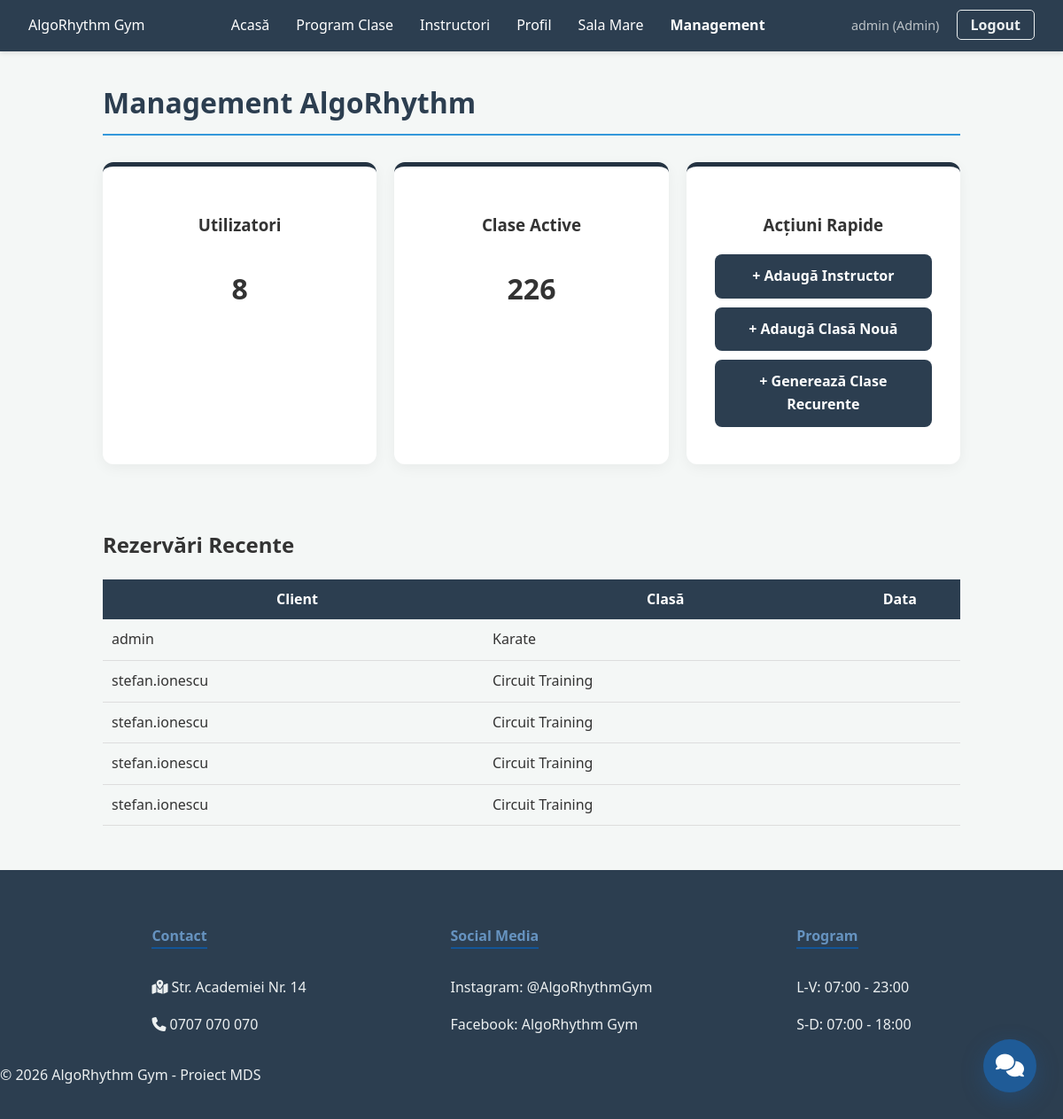
Page /management/ (signed in) on the earlier database version.
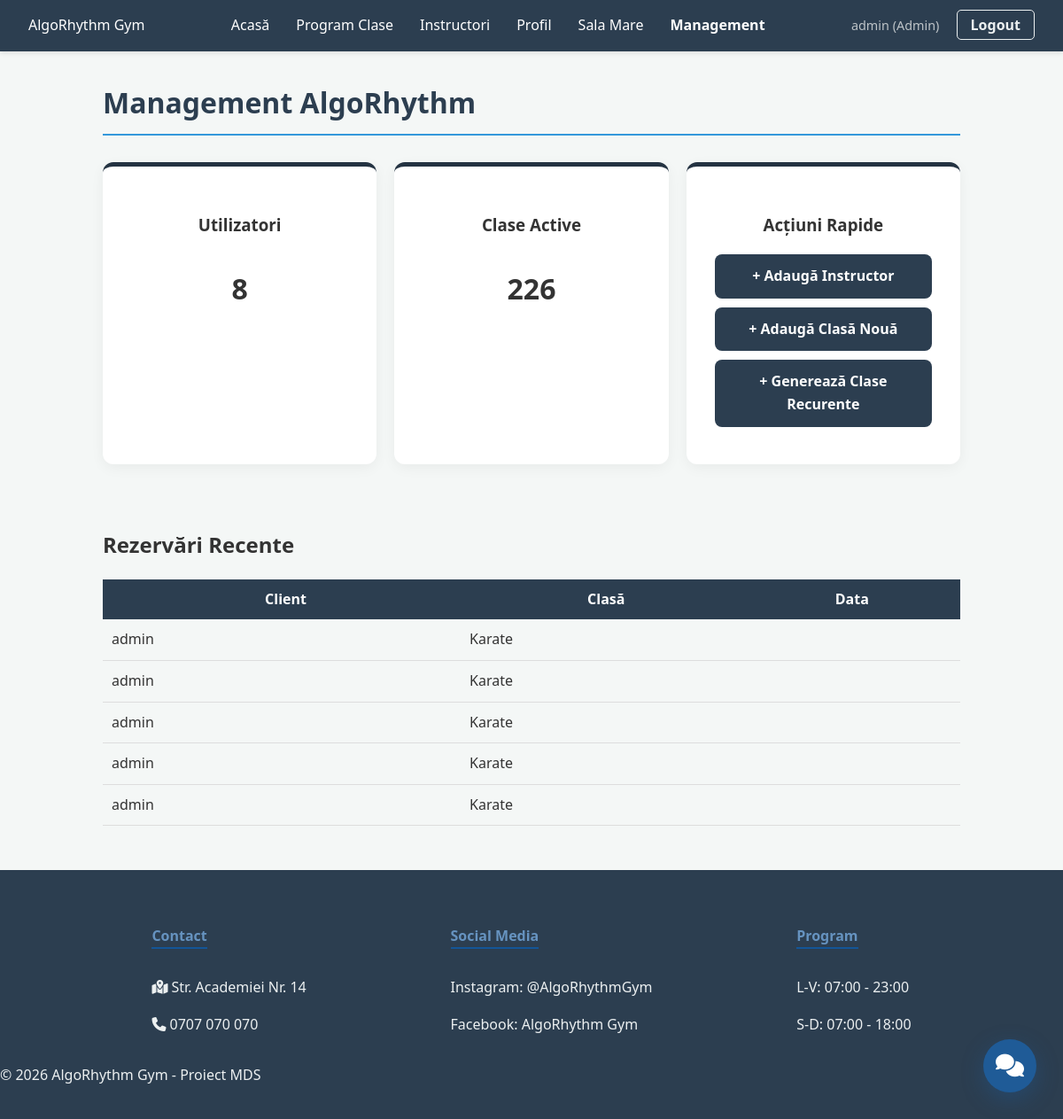
Same page on the later database version.
### fitness_app/models.py (models this page shows, shortened)
class Booking(models.Model):
    user = models.ForeignKey(User, on_delete=models.CASCADE)
    fitness_class = models.ForeignKey(FitnessClass, on_delete=models.CASCADE)
    booking_time = models.DateTimeField(auto_now_add=True)
    is_early_bird = models.BooleanField(default=False)
    attended = models.BooleanField(default=False)
    check_in_time = models.DateTimeField(null=True, blank=True)
    child_name = models.CharField(max_length=100, blank=True, null=True)

class User(AbstractUser):
    IS_INSTRUCTOR = 'INS'
    IS_CLIENT = 'CLI'
    IS_ADMIN = 'ADM'
    ROLE_CHOICES = [
        (IS_INSTRUCTOR, 'Instructor'),
        (IS_CLIENT, 'Client'),
        (IS_ADMIN, 'Admin'),
    ]
    role = models.CharField(max_length=3, choices=ROLE_CHOICES, default=IS_CLIENT)
    gender = models.CharField(max_length=10, choices=[('M', 'Masculin'), ('F', 'Feminin')], blank=True)
    is_child = models.BooleanField(default=False)
    parent = models.ForeignKey('self', on_delete=models.CASCADE, null=True, blank=True, related_name='children')
    referred_by = models.ForeignKey('self', on_delete=models.SET_NULL, null=True, blank=True, related_name='referrals')
    referral_count = models.IntegerField(default=0)
    referral_discount_available = models.IntegerField(default=0)
    fitness_goal = models.TextField(blank=True)
    frequency_per_week = models.IntegerField(default=0)
    experience_years = models.PositiveIntegerField(default=0, null=True, blank=True)
    bio_short = models.CharField(max_length=150, blank=True, null=True)
    profile_picture = models.ImageField(upload_to='instructors/', null=True, blank=True)

class FitnessClass(models.Model):
    CLASS_TYPES = [
        ('1TO1', 'Personal Training'),
        ('GRP', 'Grup'),
        ('IND', 'Individual (fără antrenor)'),
    ]
    type = models.CharField(max_length=4, choices=CLASS_TYPES, default='GRP')
    instructor = models.ForeignKey(User, on_delete=models.CASCADE, null=True, blank=True, limit_choices_to={'role': 'INS'})
    name = models.CharField(max_length=100)
    room = models.ForeignKey(
        Room, on_delete=models.SET_NULL,
        null=True, blank=True
    )
    max_capacity = models.PositiveIntegerField()
    is_for_women_only = models.BooleanField(default=False)
    is_for_children = models.BooleanField(default=False)
    start_time = models.DateTimeField()
    price = models.DecimalField(max_digits=6, decimal_places=2, default=30.00)
    duration_minutes = models.PositiveIntegerField(default=60)

### fitness_app/views.py (the view)
# urls.py: path('management/', views.admin_dashboard_view, name='admin_dashboard'),
@staff_member_required
def admin_dashboard_view(request):
    total_users = User.objects.count()
    total_classes = FitnessClass.objects.count()
    recent_bookings = Booking.objects.all().order_by('-id')[:5]
    gym_config = GymSystemConfig()
    context = {
        'total_users': total_users,
        'total_classes': total_classes,
        'recent_bookings': recent_bookings,
        'gym_name': gym_config.gym_name,
    }
    return render(request, 'admin_dashboard.html', context)

### fitness_app/utils.py (called while the page is built)
    def __new__(cls, *args, **kwargs):
        if not cls._instance:
            cls._instance = super(GymSystemConfig, cls).__new__(cls, *args, **kwargs)
            cls._instance.gym_name = "AlgoRhythm Gym"
            cls._instance.contact_phone = "0707 070 070"
            cls._instance.address = "Str. Academiei Nr. 14"
            cls._instance.referral_discount_percentage = 10  # reducerea de 10% din cerinte
            cls._instance.base_membership_price = 150.00
        return cls._instance

### fitness_app/templates/admin_dashboard.html
{% extends 'base.html' %}
{% block content %}
<div class="container">
    <h1 style="color: #2c3e50; border-bottom: 2px solid #3498db; padding-bottom: 10px;">Management AlgoRhythm</h1>
    <div style="display: grid; grid-template-columns: repeat(3, 1fr); gap: 20px; margin-top: 30px;">
        <div class="welcome-card" style="text-align: center;">
            <h3>Utilizatori</h3>
            <p style="font-size: 2rem; font-weight: bold;">{{ total_users }}</p>
        </div>
        <div class="welcome-card" style="text-align: center;">
            <h3>Clase Active</h3>
            <p style="font-size: 2rem; font-weight: bold;">{{ total_classes }}</p>
        </div>
        <div class="welcome-card" style="text-align: center;">
            <h3>Acțiuni Rapide</h3>
            <a href="/admin/fitness_app/user/add/" class="btn-ocean" style="display: block;
                    margin-bottom: 10px; text-decoration: none;">+ Adaugă Instructor</a>
            <a href="/admin/fitness_app/fitnessclass/add/" class="btn-ocean" style="display: block;
                    margin-bottom: 10px; text-decoration: none;">+ Adaugă Clasă Nouă</a>
            <a href="{% url 'generate_recurrent_classes' %}" class="btn-ocean" style=" display: block; margin-bottom: 10px; text-decoration: none;">
               + Generează Clase Recurente
            </a>
        </div>
    </div>
    <h2 style="margin-top: 40px;">Rezervări Recente</h2>
    <table style="width: 100%; border-collapse: collapse; margin-top: 10px;">
        <tr style="background-color: #2c3e50; color: white;">
            <th style="padding: 10px;">Client</th>
            <th>Clasă</th>
            <th>Data</th>
        </tr>
        {% for booking in recent_bookings %}
        <tr style="border-bottom: 1px solid #ddd;">
            <td style="padding: 10px;">{{ booking.user.username }}</td>
            <td>{{ booking.fitness_class.name }}</td>
            <td>{{ booking.date }}</td>
        </tr>
        {% endfor %}
    </table>
</div>
{% endblock %}

Differences in the rows shown:
no longer on this page (row unchanged): Booking: user.username "stefan.ionescu", fitness_class.name "Circuit Training"
no longer on this page (row unchanged): Booking: user.username "stefan.ionescu", fitness_class.name "Circuit Training"
no longer on this page (row unchanged): Booking: user.username "stefan.ionescu", fitness_class.name "Circuit Training"
no longer on this page (row unchanged): Booking: user.username "stefan.ionescu", fitness_class.name "Circuit Training"
added Booking: user.username "admin", fitness_class.name "Karate"
added Booking: user.username "admin", fitness_class.name "Karate"
added Booking: user.username "admin", fitness_class.name "Karate"
added Booking: user.username "admin", fitness_class.name "Karate"
